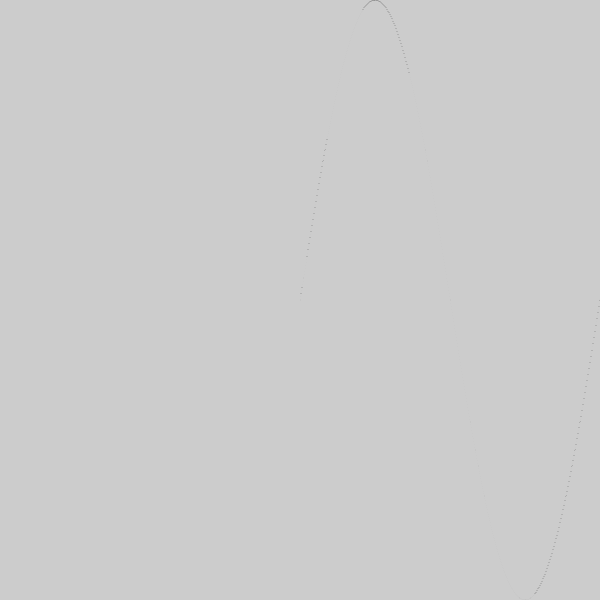
Frame 1 (no input)
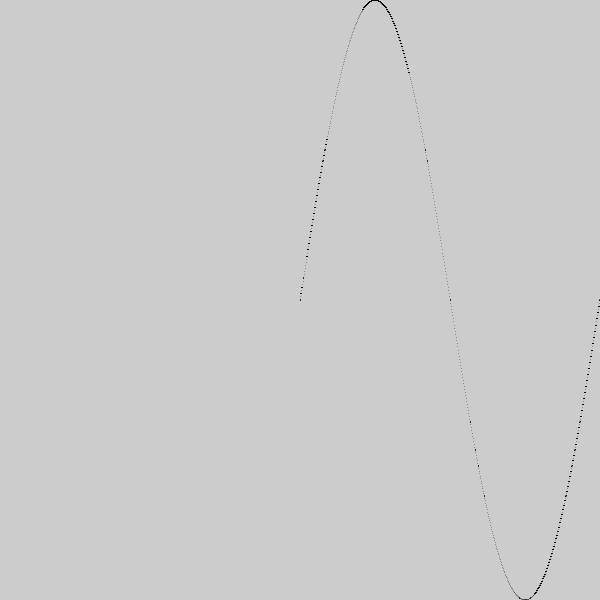
Frame 60 (the mouse pressed at the canvas centre just before this capture)
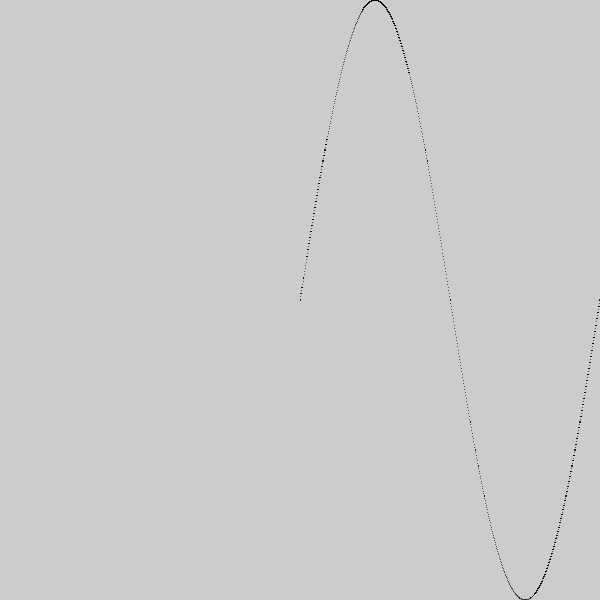
Frame 120 (the mouse held since frame 60 and released just before this capture)

The Processing sketch that drew these frames (run headless with seeded random() and noise(); from frame 60 on, the mouse is pressed at the canvas centre):

// Processing sketch: s04_scaling
// ── s04_scaling.pde
void setup() {
  size(600,600);
} //<>//


void draw() {
  translate(width/2, height/2);
  //scale(50, -50);
  scale(width/2/(2*PI), -height/2);
  strokeWeight(0);
  float dx = 2*PI/width;
  for (float x = 0; x < 2*PI; x += dx) {
    float y = sin(x);
    
    point(x,y);
    
  }
  
}
